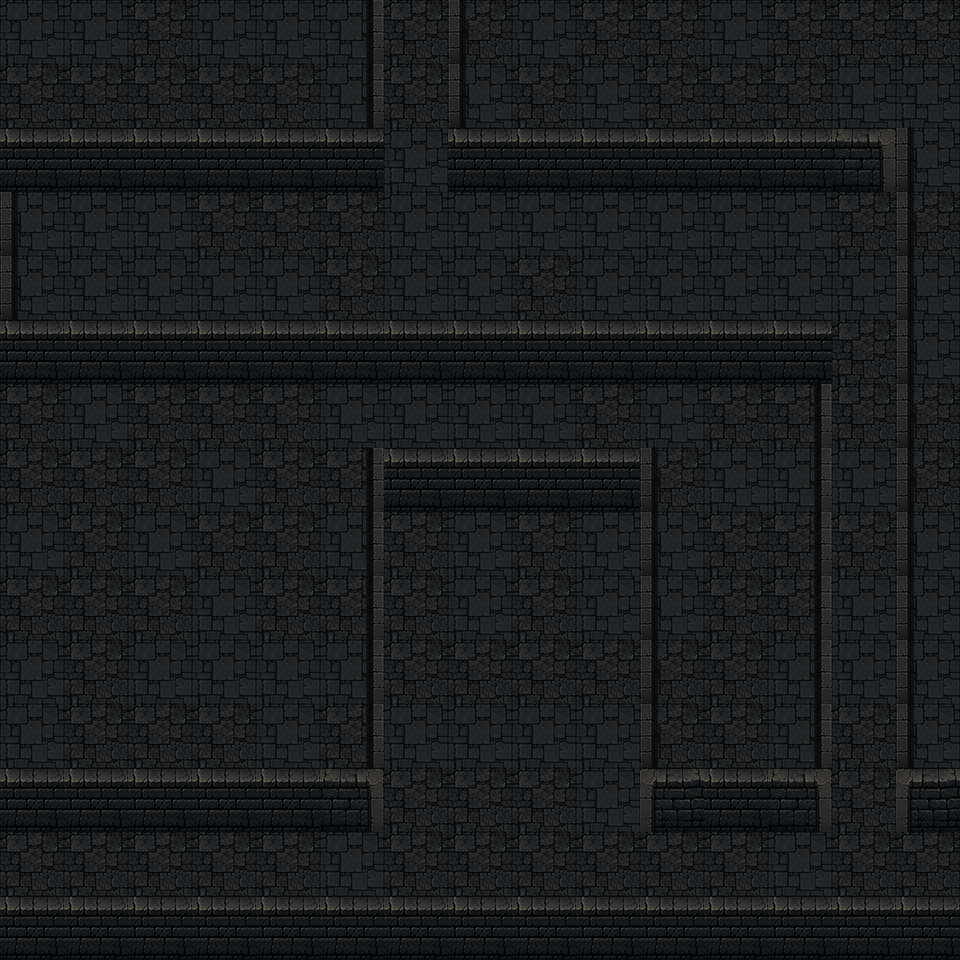

Tiled map render using the project's own tile images. Description and the whole map definition, tile-layer contents included, below:
An orthogonal 15x15 tile map with 64x64 px tiles, 2 tile layers (Ground, Walls) and 42 objects (10x Torch, 2x archer, 2x sentinel, 2x brute, West, ...).

<map version="1.10" tiledversion="1.12.2" orientation="orthogonal" renderorder="right-down" width="15" height="15" tilewidth="64" tileheight="64" infinite="0" nextlayerid="7" nextobjectid="55">
 <tileset firstgid="1" source="act_3_environment_v1.tsx" />
 <layer id="1" name="Ground" width="15" height="15">
  <data encoding="csv">
2,2,4,2,2,2,4,4,2,4,4,2,4,4,4,
4,4,4,4,4,2,4,2,4,2,4,4,4,2,2,
2,4,2,2,4,2,2,2,4,4,4,2,4,2,2,
2,2,2,4,4,4,2,2,2,2,2,2,2,4,4,
2,2,2,2,2,4,2,2,4,2,2,2,2,2,2,
4,2,2,4,4,2,4,4,2,2,4,2,2,4,2,
4,2,4,4,4,2,2,2,2,4,2,4,4,4,4,
4,4,4,2,4,4,4,4,2,4,4,2,2,2,4,
2,4,2,4,4,2,4,2,4,2,2,4,4,4,2,
4,4,4,2,4,4,4,2,4,2,2,4,4,2,2,
2,4,2,2,2,2,4,4,4,4,4,4,2,2,2,
2,4,4,4,2,4,2,2,2,2,4,4,2,4,2,
2,2,2,4,4,2,4,4,4,2,2,2,2,4,2,
4,4,4,4,4,2,4,4,4,4,4,4,2,4,4,
2,4,4,2,4,4,2,2,2,2,2,2,4,4,4
</data>
 </layer>
 <layer id="2" name="Walls" width="15" height="15">
  <data encoding="csv">
0,0,0,0,0,14,0,12,0,0,0,0,0,0,0,
0,0,0,0,0,14,0,12,0,0,0,0,0,0,0,
43,43,43,43,43,43,0,43,43,43,43,43,43,44,12,
12,0,0,0,0,0,0,0,0,0,0,0,0,0,12,
12,0,0,0,0,0,0,0,0,0,0,0,0,0,12,
43,43,43,43,43,43,43,43,43,43,43,43,43,0,12,
0,0,0,0,0,0,0,0,0,0,0,0,14,0,12,
0,0,0,0,0,14,43,43,43,43,12,0,14,0,12,
0,0,0,0,0,14,0,0,0,0,12,0,14,0,12,
0,0,0,0,0,14,0,0,0,0,12,0,14,0,12,
0,0,0,0,0,14,0,0,0,0,12,0,14,0,12,
0,0,0,0,0,14,0,0,0,0,12,0,14,0,12,
43,43,43,43,43,44,0,0,0,0,45,43,44,0,45,
0,0,0,0,0,0,0,0,0,0,0,0,0,0,0,
43,43,43,43,43,43,43,43,43,43,43,43,43,43,43
</data>
 </layer>
 <objectgroup id="3" name="Entities">
  <object id="4" name="Torch" x="162.667" y="170">
   <point />
  </object>
  <object id="5" name="Torch" x="295.333" y="168">
   <point />
  </object>
  <object id="6" name="Torch" x="45.333" y="168.667">
   <point />
  </object>
  <object id="7" name="Torch" x="538.667" y="164.667">
   <point />
  </object>
  <object id="8" name="Torch" x="674.667" y="169.333">
   <point />
  </object>
  <object id="9" name="Torch" x="806.667" y="167.333">
   <point />
  </object>
  <object id="10" name="Torch" x="229.333" y="810.667">
   <point />
  </object>
  <object id="11" name="Torch" x="746" y="814.667">
   <point />
  </object>
  <object id="12" name="Torch" x="930.667" y="806.667">
   <point />
  </object>
  <object id="13" name="Torch" x="492.667" y="486.667">
   <point />
  </object>
  <object id="14" name="archer" x="422.667" y="554.667">
   <point />
  </object>
  <object id="15" name="archer" x="602" y="552.667">
   <point />
  </object>
  <object id="16" name="sentinel" x="421.333" y="674">
   <point />
  </object>
  <object id="17" name="sentinel" x="606" y="660.667">
   <point />
  </object>
  <object id="18" name="brute" x="424" y="794">
   <point />
  </object>
  <object id="19" name="brute" x="611.333" y="792.667">
   <point />
  </object>
 </objectgroup>
 <objectgroup id="4" name="Barriers">
  <object id="27" x="896.667" y="134" width="10.6667" height="629.333" />
  <object id="28" x="823.333" y="388" width="6.66667" height="428.667" />
  <object id="29" x="642" y="452.667" width="12" height="364" />
  <object id="30" x="374.667" y="454" width="10" height="366" />
  <object id="38" x="376" y="-2" width="4" height="129.667" />
  <object id="39" x="452" y="-4.66667" width="4.33333" height="131.333" />
  <object id="40" x="3.33333" y="160.333" width="5.66667" height="183.667" />
  <object id="41" x="448" y="-203" />
 </objectgroup>
 <objectgroup id="5" name="Connectors">
  <object id="1" name="West" x="27.3333" y="873.333">
   <point />
  </object>
  <object id="3" name="East" x="939.333" y="866.667">
   <point />
  </object>
  <object id="31" name="North" x="417" y="54">
   <point />
  </object>
 </objectgroup>
 <objectgroup id="6" name="Blocked">
  <object id="22" x="389.333" y="468.667" width="246" height="20.6667" />
  <object id="23" x="10" y="782" width="360.667" height="30.6667" />
  <object id="24" x="7.33333" y="920" width="943.333" height="20.6667" />
  <object id="25" x="657.333" y="786" width="158.667" height="30.6667" />
  <object id="26" x="912" y="782.667" width="44" height="30.6667" />
  <object id="32" x="7" y="142" width="362" height="32" />
  <object id="33" x="9" y="338" width="804" height="30" />
  <object id="34" x="470" y="146" width="419" height="31" />
  <object id="48" x="468" y="6" width="27" height="124" />
  <object id="49" x="316" y="7" width="49" height="117" />
  <object id="50" x="917" y="146" width="32" height="639" />
  <object id="51" x="781" y="357" width="27" height="432" />
  <object id="52" x="661" y="442" width="41" height="345" />
  <object id="53" x="324" y="441" width="43" height="339" />
  <object id="54" x="-32" y="167" width="28" height="167" />
 </objectgroup>
</map>
